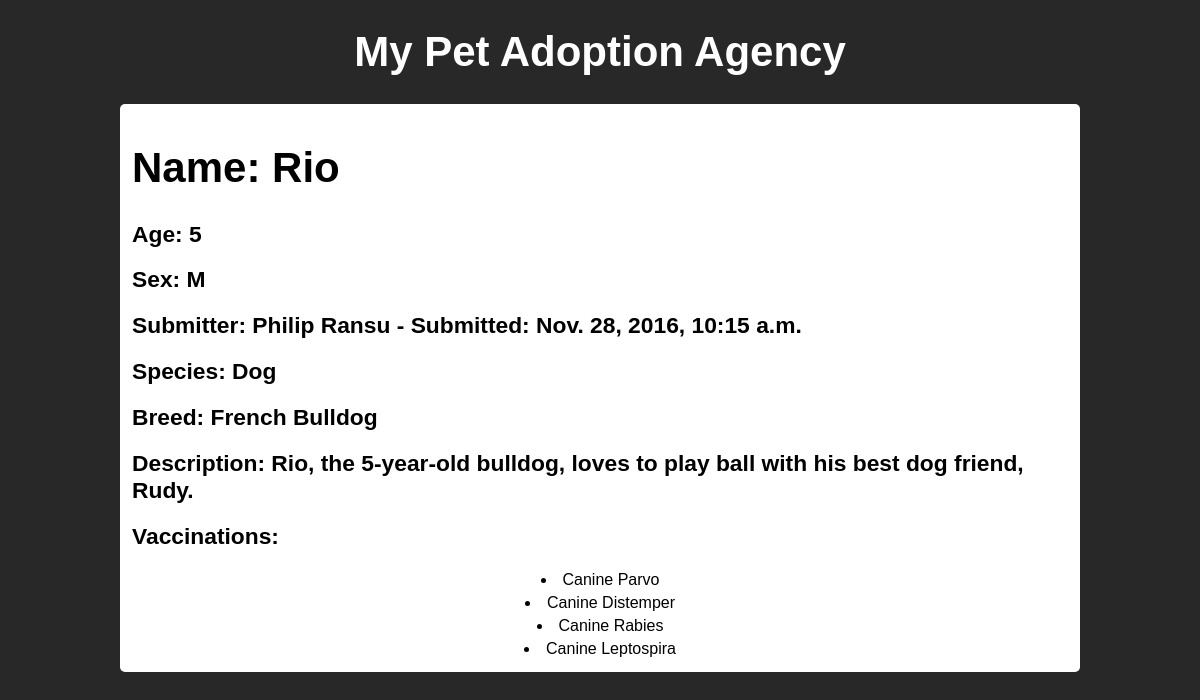
Page /firstApp/6/ on the committed database.
### firstApp/models.py (models this page shows)
class Pet(models.Model):
    sexChoices = [('M', 'Male'), ('F', 'Female')]
    name = models.CharField(max_length=100)
    submitter = models.CharField(max_length=100)
    species = models.CharField(max_length=30)
    breed = models.CharField(max_length=30, blank=True)
    description = models.TextField()
    sex = models.CharField(max_length=1, choices=sexChoices, blank=True)
    age = models.IntegerField()
    submissionDate =models.DateTimeField()
    vaccinations = models.ManyToManyField('Vaccine', blank = True)

class Vaccine(models.Model):
    name = models.CharField(max_length=50)

### firstApp/views.py (the view)
# urls.py: path('firstApp/<int:pet_id>/', views.pet_detail, name="pet_detail"),
def pet_detail(request, pet_id):
    try:
        pet = Pet.objects.get(id=pet_id)
    except:
        raise Http404("No pet associated with that ID number")
    return render(request, 'pet_detail.html', {'pet':pet,})

### firstApp/templates/pet_detail.html (shortened to what this page needs)
{%extends "base.html"%}
{%block content%}
<h1>Name: {{pet.name|title}}</h1>
<h2>Age: {{pet.age}}</h2>
<h2>Sex: {{pet.sex|capfirst}}</h2>
<h2>Submitter: {{pet.submitter|title}} - Submitted: {{pet.submissionDate}}</h2>
<h2>Species: {{pet.species|capfirst}}</h2>
<h2>Breed: {{pet.breed|title}}</h2>
<h2>Description: {{pet.description|capfirst}}</h2>
<h2>Vaccinations:</h2>
{% if pet.vaccinations.all %}
    {% for v in pet.vaccinations.all %}
        <li>{{v.name|capfirst}}</li>
    {% endfor %}
{% else %}
<li>NONE</li>
{% endif %}
{%endblock%}

### static/style.css (style rules this page uses)
* { font-family: Arial, Helvetica, sans-serif; }
h1 { font-size: 3.5vw; }
body { width: 80%; margin-left: 10%; }
li { padding-top: 0.2vw; padding-bottom: 0.2vw; text-align: center; }
h2 { font-size: 1.9vw; }

### rows in the picture
Pet: name "Rio", age "5", sex "M", submitter "Philip Ransu", submissionDate "Nov. 28, 2016, 10:15 a.m.", species "Dog", breed "French Bulldog", description "Rio, the 5-year-old bulldog, loves to play ball with his best dog friend, Rudy."
Vaccine: name "Canine Parvo"
Vaccine: name "Canine Distemper"
Vaccine: name "Canine Rabies"
Vaccine: name "Canine Leptospira"
